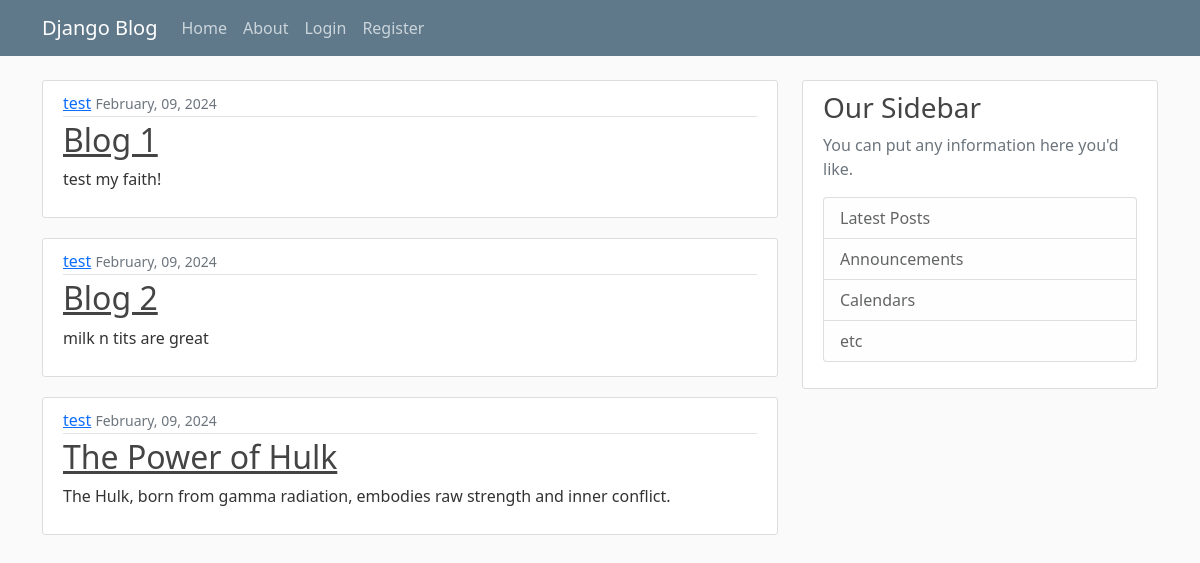
Before: / with the older database file.
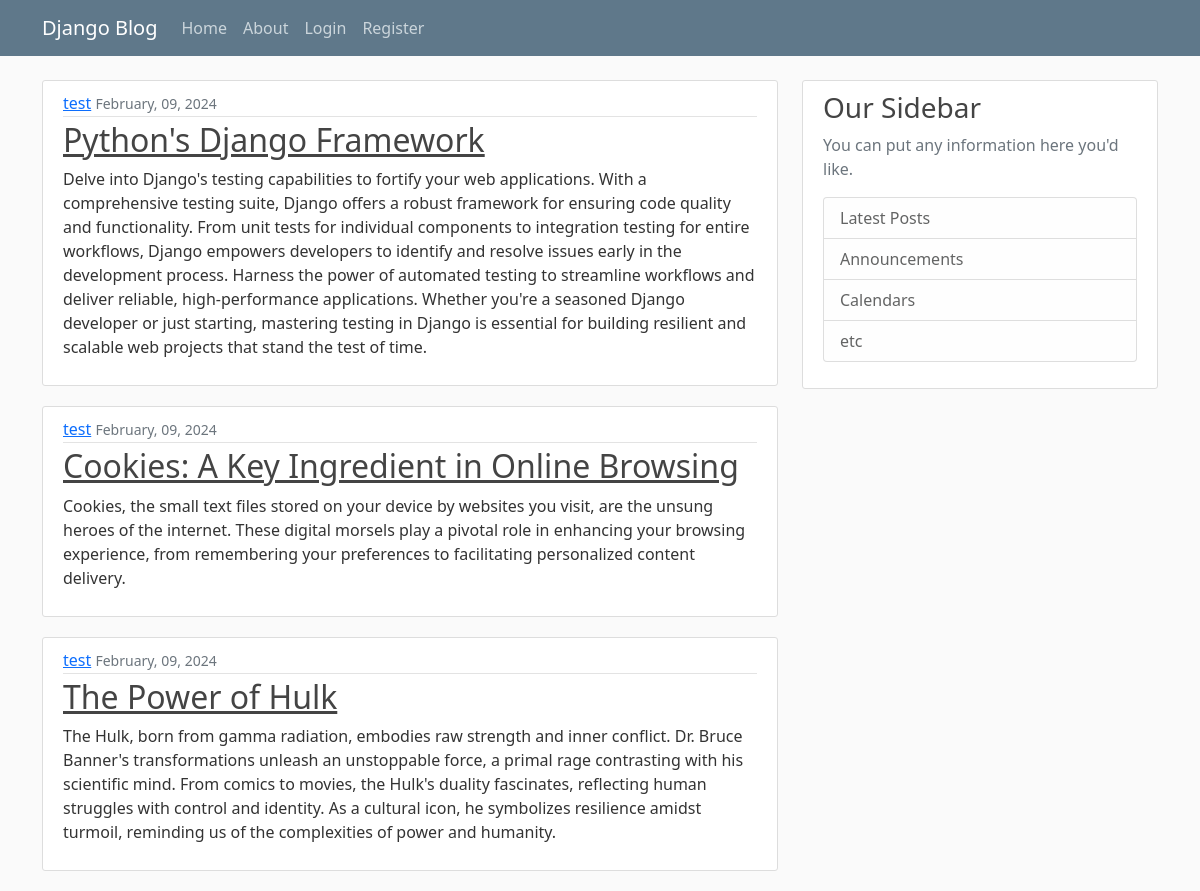
After: the same page with the newer database file.
### blog/models.py (models this page shows, shortened)
class Post(models.Model):
    title = models.CharField(max_length=100)
    content = models.TextField()
    date_posted = models.DateTimeField(default=timezone.now)
    author = models.ForeignKey(User, on_delete=models.CASCADE)

### blog/views.py (the view)
# urls.py: path('', views.home, name='blog-home'),
def home(request):
    context = {
        'posts': Post.objects.all()
    }
    return render(request, 'blog/home.html', context)

### blog/templates/blog/home.html
{% extends "blog/base.html"%}
{% block content %}
    {% for post in posts %}
    <article class="media content-section">
        <div class="media-body">
          <div class="article-metadata">
            <a class="mr-2" href="#">{{ post.author }}</a>
            <small class="text-muted">{{ post.date_posted |date:"F, d, Y" }}</small>
          </div>
          <h2><a class="article-title" href="#">{{ post.title }}</a></h2>
          <p class="article-content">{{ post.content }}</p>
        </div>
      </article>
    {% endfor %}
{% endblock content %}

Changed rows visible on the page:
changed Post: title "Blog 1" → "Python's Django Framework"; content "test my faith!" → "Delve into Django's testing capabilities to fortify your web applications. With a comprehensive testing suite, Django offers a robust framework for ensuring code quality and functionality. From unit tests for individual components to integration testing for entire workflows, Django empowers developers to identify and resolve issues early in the development process. Harness the power of automated testing to streamline workflows and deliver reliable, high-performance applications. Whether you're a seasoned Django developer or just starting, mastering testing in Django is essential for building resilient and scalable web projects that stand the test of time."
changed Post: title "Blog 2" → "Cookies: A Key Ingredient in Online Browsing"; content "milk n tits are great" → "Cookies, the small text files stored on your device by websites you visit, are the unsung heroes of the internet. These digital morsels play a pivotal role in enhancing your browsing experience, from remembering your preferences to facilitating personalized content delivery."
changed Post "The Power of Hulk": content "The Hulk, born from gamma radiation, embodies raw strength and inner conflict." → "…strength and inner conflict. Dr. Bruce Banner's transformations unleash an unstoppable force, a primal rage contrasting with his scientific mind. From comics to movies, the Hulk's duality fascinates, reflecting human struggles with control and identity. As a cultural icon, he symbolizes resilience amidst turmoil, reminding us of the complexities of power and humanity."
